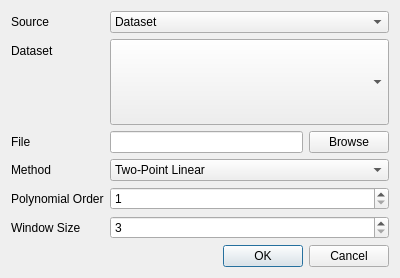
<?xml version="1.0" encoding="UTF-8"?>
<ui version="4.0">
 <class>AbscissaInterpolationDialog</class>
 <widget class="QDialog" name="AbscissaInterpolationDialog">
  <property name="geometry">
   <rect>
    <x>0</x>
    <y>0</y>
    <width>400</width>
    <height>278</height>
   </rect>
  </property>
  <property name="windowTitle">
   <string>Dialog</string>
  </property>
  <layout class="QFormLayout" name="formLayout">
   <item row="1" column="1">
    <widget class="QComboBox" name="datasetComboBox">
     <property name="sizePolicy">
      <sizepolicy hsizetype="Expanding" vsizetype="MinimumExpanding">
       <horstretch>0</horstretch>
       <verstretch>0</verstretch>
      </sizepolicy>
     </property>
    </widget>
   </item>
   <item row="2" column="1">
    <layout class="QHBoxLayout" name="horizontalLayout">
     <item>
      <widget class="QLineEdit" name="filenameLineEdit"/>
     </item>
     <item>
      <widget class="QPushButton" name="browsePushButton">
       <property name="text">
        <string>Browse</string>
       </property>
      </widget>
     </item>
    </layout>
   </item>
   <item row="6" column="1">
    <widget class="QDialogButtonBox" name="buttonBox">
     <property name="orientation">
      <enum>Qt::Horizontal</enum>
     </property>
     <property name="standardButtons">
      <set>QDialogButtonBox::Cancel|QDialogButtonBox::Ok</set>
     </property>
    </widget>
   </item>
   <item row="3" column="1">
    <widget class="QComboBox" name="methodComboBox">
     <property name="sizePolicy">
      <sizepolicy hsizetype="MinimumExpanding" vsizetype="Fixed">
       <horstretch>0</horstretch>
       <verstretch>0</verstretch>
      </sizepolicy>
     </property>
     <item>
      <property name="text">
       <string>Two-Point Linear</string>
      </property>
     </item>
     <item>
      <property name="text">
       <string>Spline</string>
      </property>
     </item>
    </widget>
   </item>
   <item row="0" column="0">
    <widget class="QLabel" name="sourceLabel">
     <property name="text">
      <string>Source</string>
     </property>
    </widget>
   </item>
   <item row="0" column="1">
    <widget class="QComboBox" name="sourceComboBox">
     <property name="sizePolicy">
      <sizepolicy hsizetype="MinimumExpanding" vsizetype="Fixed">
       <horstretch>0</horstretch>
       <verstretch>0</verstretch>
      </sizepolicy>
     </property>
     <item>
      <property name="text">
       <string>Dataset</string>
      </property>
     </item>
     <item>
      <property name="text">
       <string>File</string>
      </property>
     </item>
    </widget>
   </item>
   <item row="1" column="0">
    <widget class="QLabel" name="datasetLabel">
     <property name="text">
      <string>Dataset</string>
     </property>
    </widget>
   </item>
   <item row="2" column="0">
    <widget class="QLabel" name="fileLabel">
     <property name="text">
      <string>File</string>
     </property>
    </widget>
   </item>
   <item row="3" column="0">
    <widget class="QLabel" name="methodLabel">
     <property name="text">
      <string>Method</string>
     </property>
    </widget>
   </item>
   <item row="4" column="1">
    <widget class="QSpinBox" name="orderSpinBox">
     <property name="minimum">
      <number>1</number>
     </property>
    </widget>
   </item>
   <item row="5" column="1">
    <widget class="QSpinBox" name="windowSpinBox">
     <property name="minimum">
      <number>3</number>
     </property>
    </widget>
   </item>
   <item row="4" column="0">
    <widget class="QLabel" name="orderLabel">
     <property name="text">
      <string>Polynomial Order</string>
     </property>
    </widget>
   </item>
   <item row="5" column="0">
    <widget class="QLabel" name="windowLabel">
     <property name="text">
      <string>Window Size</string>
     </property>
    </widget>
   </item>
  </layout>
 </widget>
 <resources/>
 <connections>
  <connection>
   <sender>buttonBox</sender>
   <signal>accepted()</signal>
   <receiver>AbscissaInterpolationDialog</receiver>
   <slot>accept()</slot>
   <hints>
    <hint type="sourcelabel">
     <x>248</x>
     <y>254</y>
    </hint>
    <hint type="destinationlabel">
     <x>157</x>
     <y>274</y>
    </hint>
   </hints>
  </connection>
  <connection>
   <sender>buttonBox</sender>
   <signal>rejected()</signal>
   <receiver>AbscissaInterpolationDialog</receiver>
   <slot>reject()</slot>
   <hints>
    <hint type="sourcelabel">
     <x>316</x>
     <y>260</y>
    </hint>
    <hint type="destinationlabel">
     <x>286</x>
     <y>274</y>
    </hint>
   </hints>
  </connection>
 </connections>
</ui>
